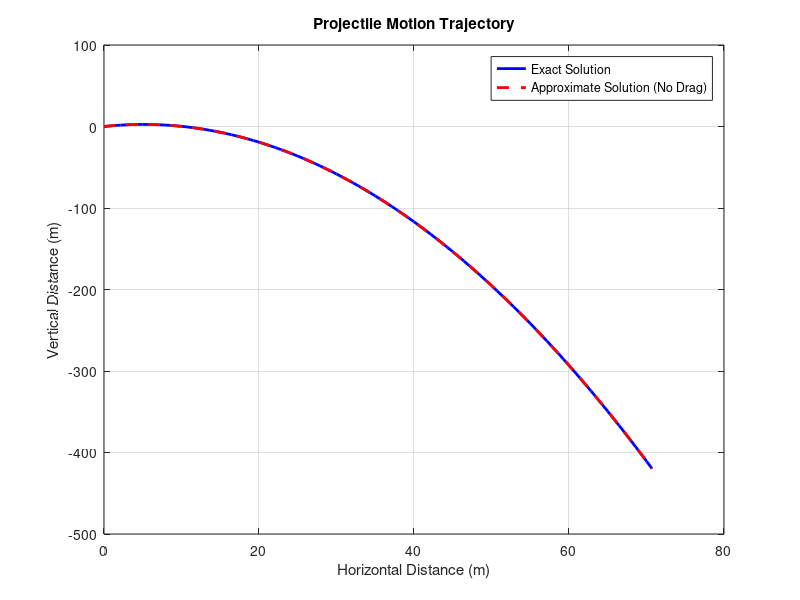

MATLAB code to generate this figure:
clear; clc; close all;

% Prompt user for initial conditions
prompt = {'Initial Velocity (m/s):', 'Launch Angle (degrees):', 'Type of Drag Force (0: Zero Drag, 1: Linear Drag, 2: Quadratic Drag):'};
dlgtitle = 'Projectile Motion Parameters';
dims = [1 50];
definput = {'10', '45', '0'};
input_values = inputdlg(prompt, dlgtitle, dims, definput);

velocity = str2double(input_values{1});
angle = str2double(input_values{2});
drag_type = str2double(input_values{3});

% Constants
g = 9.81; % Acceleration due to gravity (m/s^2)
mass = 1; % Mass of the projectile (kg)
k = 0.1; % Linear drag coefficient
c = 0.1; % Quadratic drag coefficient

% Time range for simulation
t = linspace(0, 10, 100); % Time range (0 to 10 seconds, 100 points)

% Calculate trajectories
switch drag_type
    case 0 % Zero Drag
        x_exact = velocity * cos(deg2rad(angle)) * t;
        y_exact = velocity * sin(deg2rad(angle)) * t - 0.5 * g * t.^2;
        x_approx = x_exact;
        y_approx = y_exact;
    case 1 % Linear Drag
        x_exact = (mass / k) * (1 - exp(-k * t / mass)) * velocity * cos(deg2rad(angle));
        y_exact = (mass / k) * (1 - exp(-k * t / mass)) * velocity * sin(deg2rad(angle)) - (mass / k) * g * t;
        x_approx = velocity * cos(deg2rad(angle)) * t;
        y_approx = velocity * sin(deg2rad(angle)) * t - 0.5 * g * t.^2;
    case 2 % Quadratic Drag
        x_exact = (mass / c) * log(cosh((velocity * cos(deg2rad(angle)) + c * t) / mass));
        y_exact = (mass / c) * (tanh((velocity * sin(deg2rad(angle)) + c * t) / mass) - tanh(velocity * sin(deg2rad(angle)) / mass)) - (g * mass / c) * t;
        x_approx = velocity * cos(deg2rad(angle)) * t;
        y_approx = velocity * sin(deg2rad(angle)) * t - 0.5 * g * t.^2;
end

% Plot trajectories
figure;
plot(x_exact, y_exact, 'b-', 'LineWidth', 2);
hold on;
plot(x_approx, y_approx, 'r--', 'LineWidth', 2);
xlabel('Horizontal Distance (m)');
ylabel('Vertical Distance (m)');
title('Projectile Motion Trajectory');
legend('Exact Solution', 'Approximate Solution (No Drag)');
grid on;

% Compare with Python code
fprintf('Comparing MATLAB and Python results...\n');

% Load Python results (replace with your Python code output)
python_data = load('python_results.mat');

% Compare trajectories
matlab_exact = [x_exact', y_exact'];
matlab_approx = [x_approx', y_approx'];
python_exact = python_data.python_exact;
python_approx = python_data.python_approx;

% Calculate errors
error_exact = sum(sum(abs(matlab_exact - python_exact))) / numel(python_exact);
error_approx = sum(sum(abs(matlab_approx - python_approx))) / numel(python_approx);

fprintf('Error in exact solution: %.6f\n', error_exact);
fprintf('Error in approximate solution: %.6f\n', error_approx);